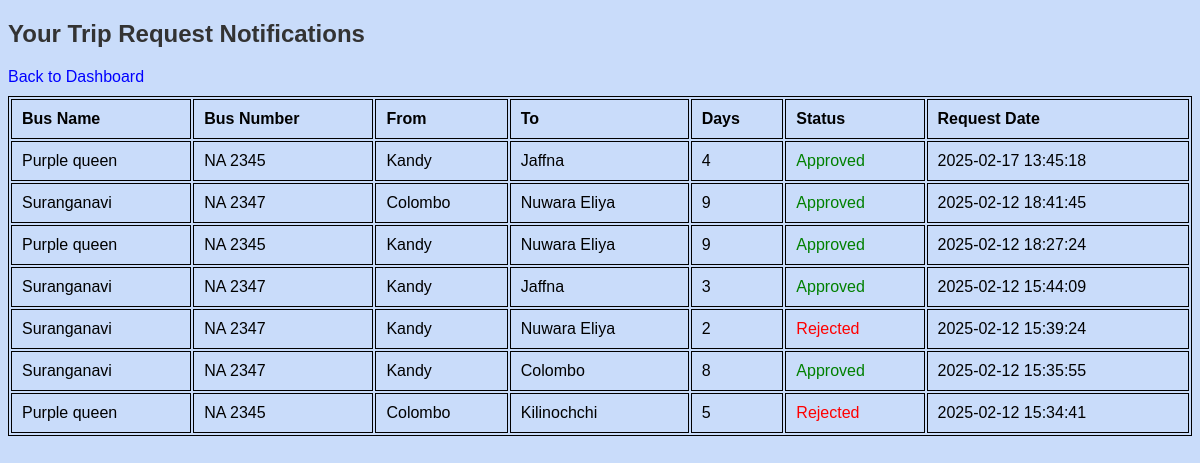
Page /user/notifications.php (signed in) on the committed database.
### tables this page shows
CREATE TABLE `trip_requests` (
  `id` int(11) NOT NULL,
  `user_id` int(11) NOT NULL,
  `trip_bus_id` int(11) NOT NULL,
  `route_from` varchar(255) NOT NULL,
  `route_to` varchar(255) NOT NULL,
  `days` int(11) NOT NULL,
  `status` enum('Pending','Approved','Rejected') DEFAULT 'Pending',
  `request_date` timestamp NOT NULL DEFAULT current_timestamp(),
  `date_from` date DEFAULT NULL,
  `date_to` date DEFAULT NULL
);

CREATE TABLE `trip_buses` (
  `id` int(11) NOT NULL,
  `admin_id` int(11) NOT NULL,
  `bus_name` varchar(255) NOT NULL,
  `bus_number` varchar(50) NOT NULL,
  `contact_number` varchar(20) NOT NULL,
  `seats` int(11) NOT NULL,
  `bus_type` enum('AC','Non-AC') NOT NULL
);

### user/notifications.php (the view, shortened to what this page needs)
<?php
include("../includes/db.php");
$user_id = $_SESSION['user_id'];
$sql = "SELECT tr.id, tb.bus_name, tb.bus_number, tr.route_from, tr.route_to, tr.days, tr.status, tr.request_date
        FROM trip_requests tr
        JOIN trip_buses tb ON tr.trip_bus_id = tb.id
        WHERE tr.user_id = $user_id
        ORDER BY tr.request_date DESC";
$result = $conn->query($sql);
?>
<!DOCTYPE html>
<html>
<head>
    <link rel="stylesheet" href="../assets/css/style.css">
</head>
<body>
    <h2>Your Trip Request Notifications</h2>
    <a href="dashboard.php">Back to Dashboard</a>
    <?php if ($result->num_rows > 0) { ?>
        <table border="1">
            <tr>
                <th>Bus Name</th>
                <th>Bus Number</th>
                <th>From</th>
                <th>To</th>
                <th>Days</th>
                <th>Status</th>
                <th>Request Date</th>
            </tr>
            <?php while ($request = $result->fetch_assoc()) { ?>
                <tr>
                    <td><?php echo htmlspecialchars($request['bus_name']); ?></td>
                    <td><?php echo htmlspecialchars($request['bus_number']); ?></td>
                    <td><?php echo htmlspecialchars($request['route_from']); ?></td>
                    <td><?php echo htmlspecialchars($request['route_to']); ?></td>
                    <td><?php echo htmlspecialchars($request['days']); ?></td>
                    <td>
                        <?php
                        if ($request['status'] == 'Pending') {
                            echo "<span style='color: orange;'>Pending</span>";
                        } elseif ($request['status'] == 'Approved') {
                            echo "<span style='color: green;'>Approved</span>";
                        } else {
                            echo "<span style='color: red;'>Rejected</span>";
                        }
                        ?>
                    </td>
                    <td><?php echo $request['request_date']; ?></td>
                </tr>
            <?php } ?>
        </table>
    <?php } else { ?>
        <p>No trip requests found.</p>
    <?php } ?>
</body>
</html>

### assets/css/style.css (style rules this page uses)
body { font-family: Arial, sans-serif; background-color: #c9dcfa; }
h1, h2, h3 { color: #333; }
table { width: 100%; margin: 10px 0; }
table, th, td { border: 1px solid #000000; }
th, td { padding: 10px; text-align: left; }
a { color: blue; text-decoration: none; }

### rows in the picture
trip_requests: trip_bus.bus_name "Purple queen", trip_bus.bus_number "NA 2345", route_from "Kandy", route_to "Jaffna", days "4", status "Approved", request_date "2025-02-17 13:45:18"
trip_requests: trip_bus.bus_name "Suranganavi", trip_bus.bus_number "NA 2347", route_from "Colombo", route_to "Nuwara Eliya", days "9", status "Approved", request_date "2025-02-12 18:41:45"
trip_requests: trip_bus.bus_name "Purple queen", trip_bus.bus_number "NA 2345", route_from "Kandy", route_to "Nuwara Eliya", days "9", status "Approved", request_date "2025-02-12 18:27:24"
trip_requests: trip_bus.bus_name "Suranganavi", trip_bus.bus_number "NA 2347", route_from "Kandy", route_to "Jaffna", days "3", status "Approved", request_date "2025-02-12 15:44:09"
trip_requests: trip_bus.bus_name "Suranganavi", trip_bus.bus_number "NA 2347", route_from "Kandy", route_to "Nuwara Eliya", days "2", status "Rejected", request_date "2025-02-12 15:39:24"
trip_requests: trip_bus.bus_name "Suranganavi", trip_bus.bus_number "NA 2347", route_from "Kandy", route_to "Colombo", days "8", status "Approved", request_date "2025-02-12 15:35:55"
trip_requests: trip_bus.bus_name "Purple queen", trip_bus.bus_number "NA 2345", route_from "Colombo", route_to "Kilinochchi", days "5", status "Rejected", request_date "2025-02-12 15:34:41"
